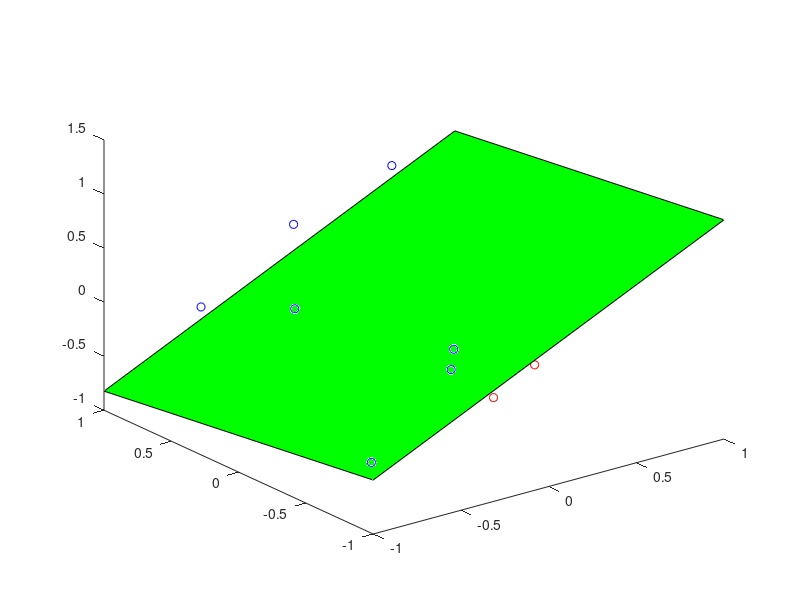

Recreate this plot in MATLAB. (Note: this script raises an error after producing the figure.)
clc
close all;
clear all;
NMONTECARLO     = 10000;
% DIMENSIONALITY  = 2;
DIMENSIONALITY  = 3;
N               = 20;
% this is dummy comment for a git test
for m = 1:1000
  % generate a random hyperplane inside the [-1 1]^N space
  linePoints    = [2*rand(DIMENSIONALITY,DIMENSIONALITY)-1];
  w_target      = [1; linePoints\ones(DIMENSIONALITY,1)];
  
  % generate random data inside [-1 1]^N space
  X             = 2*rand(DIMENSIONALITY,N)-1; % uniform distribution between [-1 and 1]
  X_augmented   = [ones(1,N); X];
  
  % classify data using the random hyperplane generated
  Y             = sign(w_target'*X_augmented);
  
  % execute PLA
  w_hypothesis  = zeros(DIMENSIONALITY+1,1);
  Y_hyp         = sign(w_hypothesis'*X_augmented);
  iter          = 0;
  while(~all(Y_hyp == Y))
    misclassified       = find(Y_hyp ~= Y);
    randomMisclassified = misclassified(randi(numel(misclassified)));
    w_hypothesis        = w_hypothesis + Y(randomMisclassified)*X_augmented(:,randomMisclassified);
    Y_hyp               = sign(w_hypothesis'*X_augmented);
    iter                = iter + 1;
  end
  iterations(m) = iter;
  
  % monte carlo: difference in classficiation
  XMC                   = 2*rand(DIMENSIONALITY,NMONTECARLO)-1;
  XMC_augmented         = [ones(1,NMONTECARLO); XMC];
  YMC                   = sign(w_target'     * XMC_augmented);
  YMC_hyp               = sign(w_hypothesis' * XMC_augmented);
  DISAGREE              = [YMC ~= YMC_hyp];
  percentDisagree(m)   = sum(DISAGREE)/NMONTECARLO;
end
meanIter = mean(iterations);
meanDisagreement = mean(percentDisagree);
fprintf('N = %d\n', N);
fprintf('\t mean(iterations) = %f\n', meanIter);
fprintf('\t mean(P(disagreement)) = %f\n', meanDisagreement);

%% the rest of the code is just plotting for eye candy, it is a mess and not specifically relevant to PLA
hold on
plot3(X(1,Y>0), X(2,Y>0), X(3,Y>0), 'ro');
plot3(X(1,Y<0), X(2,Y<0), X(3,Y<0), 'bo');
corners = [1 1; -1 1; -1 -1; 1 -1]';
z       = -(w_target(1) + w_target(2:end-1)'*corners)/w_target(end);
fill3(corners(1,:), corners(2,:), z, 'g');
alpha(0.3);
z       = -(w_hypothesis(1) + w_hypothesis(2:end-1)'*corners)/w_hypothesis(end);
fill3(corners(1,:), corners(2,:), z, 'm');
alpha(0.3);
bin1 = [ 1 1 1; -1 1 1; -1 -1 1; 1 -1 1; 1 1  1];
bin2 =  flipud(bin1);
bin2(:,3) = -1;
bin3 = [1 -1 -1; 1 -1 1; -1 -1 1; -1 -1 -1; -1 1 -1; -1 1 1];
bin =[bin1; bin2; bin3];
plot3(bin(:,1), bin(:,2), bin(:,3), ':k')
hold off
title(sprintf('N = %d\ngreen plane = target\npink plane = PLA hypothesis', N))
xlabel('x')
ylabel('y')
zlabel('z')
axis equal
axis(2*[-1 1 -1 1 -1 1])
view(3)


%
% 
% %% the rest of the code is just plotting for eye candy, it is a mess and not specifically relevant to PLA
% figure
% if DIMENSIONALITY == 2
%   hold on
%   % plot target classified points with an 'o'
%   plot(XMC(1,YMC>0),  XMC(2,YMC>0), '.b')
%   plot(XMC(1,YMC<0),  XMC(2,YMC<0), '.r')
%   % highlight disagreement points with a '*'
%   plot(XMC(1,DISAGREE),  XMC(2,DISAGREE), 'k*');
%   
%   % plot training data set with yellow up and down triangles
%   plot(X(1,Y>0), X(2,Y>0), '^y', 'linewidth', 2)
%   plot(X(1,Y<0), X(2,Y<0), 'vy', 'linewidth', 2)
%   
%   % target line (green line)
%   y = -(w_target(1) + w_target(2:end-1)'*[-1; 1])/w_target(end);
%   h_line = line([-1 1], y);
%   set(h_line, 'color', [0 1 0], 'linewidth', 3)
%   
%   % target line (green line)
%   y = -(w_hypothesis(1) + w_hypothesis(2:end-1)'*[-1; 1])/w_hypothesis(end);
%   h_line = line([-1 1], y);
%   set(h_line, 'color', [1 0 1], 'linewidth', 3)
%   
%   hold off
%   axis([-1 1 -1 1])
%   title(sprintf('N = %d, mean(iterations) = %.2f, mean(disagreemnt) = %.2f%%', N, meanIter, 100*meanDisagreement))
%   
% elseif DIMENSIONALITY == 3
%   hold on
%   plot3(X(1,Y>0), X(2,Y>0), X(3,Y>0), 'ro');
%   plot3(X(1,Y<0), X(2,Y<0), X(3,Y<0), 'bo');
%   corners = [1 1; -1 1; -1 -1; 1 -1]';
%   z       = -(w_target(1) + w_target(2:end-1)'*corners)/w_target(end);
%   fill3(corners(1,:), corners(2,:), z, 'g');
%   alpha(0.3);
%   z       = -(w_hypothesis(1) + w_hypothesis(2:end-1)'*corners)/w_hypothesis(end);
%   fill3(corners(1,:), corners(2,:), z, 'm');
%   alpha(0.3);
%   bin1 = [ 1 1 1; -1 1 1; -1 -1 1; 1 -1 1; 1 1  1];
%   bin2 =  flipud(bin1);
%   bin2(:,3) = -1;
%   bin3 = [1 -1 -1; 1 -1 1; -1 -1 1; -1 -1 -1; -1 1 -1; -1 1 1];
%   bin =[bin1; bin2; bin3];
%   plot3(bin(:,1), bin(:,2), bin(:,3), ':k')
%   hold off
%   title(sprintf('N = %d\ngreen plane = target\npink plane = PLA hypothesis', N))
%   xlabel('x')
%   ylabel('y')
%   zlabel('z')
%   axis equal
%   axis(2*[-1 1 -1 1 -1 1])
%   view(3)
%   
% end
% 
% 
%
